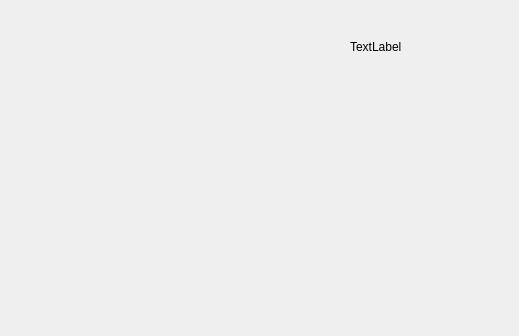
<?xml version="1.0" encoding="UTF-8"?>
<ui version="4.0">
 <class>GameWindowPvP</class>
 <widget class="QWidget" name="GameWindowPvP">
  <property name="geometry">
   <rect>
    <x>0</x>
    <y>0</y>
    <width>519</width>
    <height>336</height>
   </rect>
  </property>
  <property name="windowTitle">
   <string>Stratego</string>
  </property>
  <widget class="QWidget" name="gridLayoutWidget">
   <property name="geometry">
    <rect>
     <x>20</x>
     <y>20</y>
     <width>311</width>
     <height>291</height>
    </rect>
   </property>
   <layout class="QGridLayout" name="gridLayout"/>
  </widget>
  <widget class="QLabel" name="label">
   <property name="geometry">
    <rect>
     <x>350</x>
     <y>40</y>
     <width>131</width>
     <height>141</height>
    </rect>
   </property>
   <property name="text">
    <string>TextLabel</string>
   </property>
   <property name="alignment">
    <set>Qt::AlignLeading|Qt::AlignLeft|Qt::AlignTop</set>
   </property>
  </widget>
 </widget>
 <resources/>
 <connections/>
</ui>
